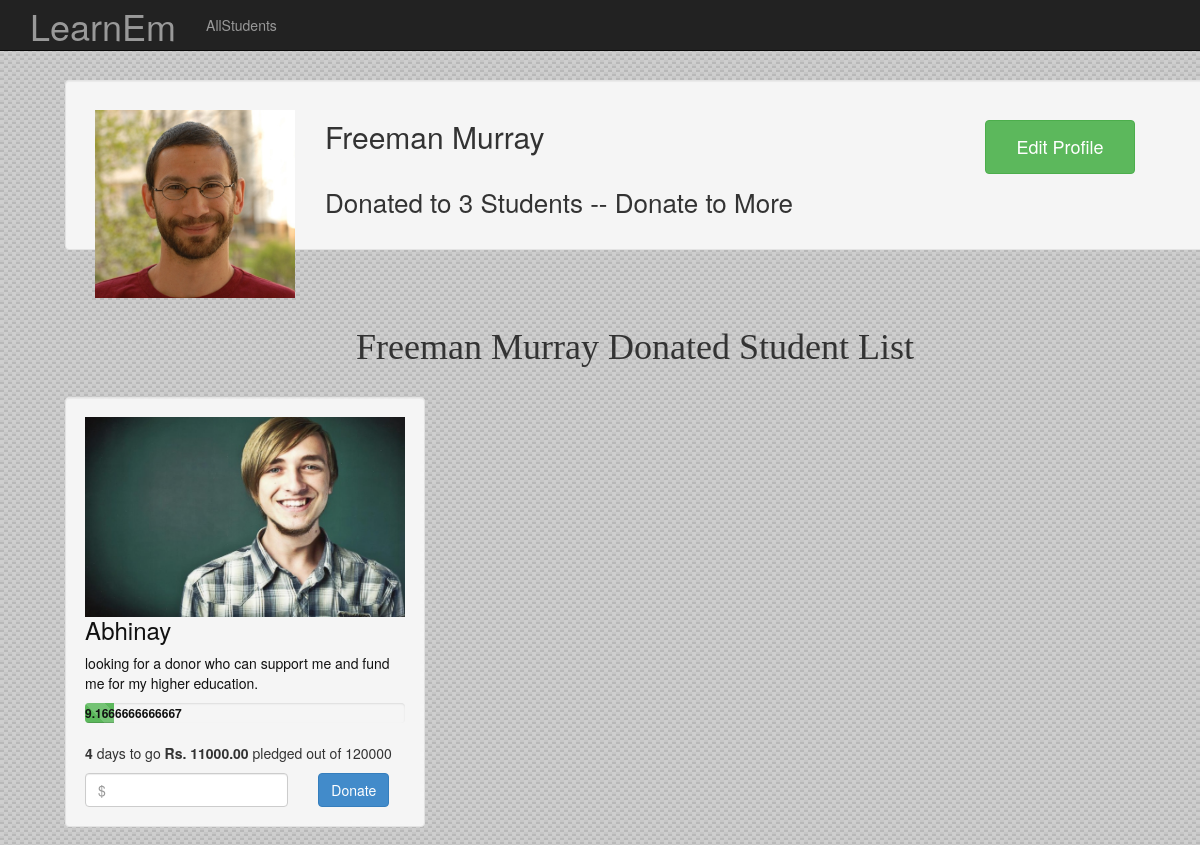
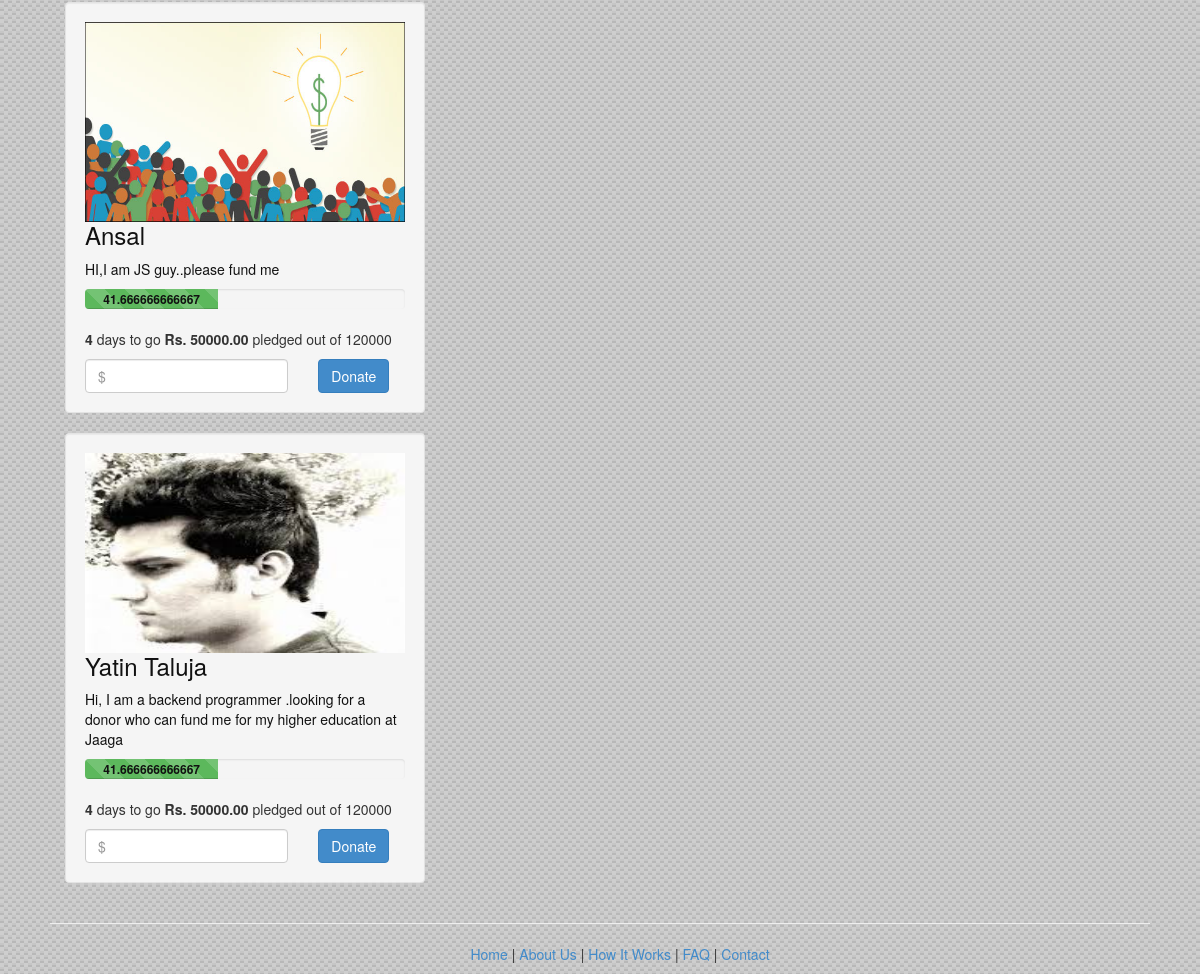
Screenshot of /userdashboard.php?U_id=2 with the database file from the repository (2 pictures, top to bottom).
### tables this page shows
CREATE TABLE `user` (
  `U_id` int(11) NOT NULL AUTO_INCREMENT,
  `name` varchar(100) NOT NULL,
  `password` varchar(20) NOT NULL,
  `email` varchar(255) NOT NULL,
  `date` timestamp NOT NULL DEFAULT CURRENT_TIMESTAMP,
  `image` blob,
  PRIMARY KEY (`U_id`),
  UNIQUE KEY `email` (`email`)
);

CREATE TABLE `student` (
  `S_id` int(20) NOT NULL AUTO_INCREMENT,
  `U_id` int(11) DEFAULT NULL,
  `sname` varchar(20) DEFAULT NULL,
  `gender` varchar(20) DEFAULT NULL,
  `email` varchar(320) DEFAULT NULL,
  `Phone_Number` int(20) DEFAULT NULL,
  `address` varchar(60) DEFAULT NULL,
  `pincode` int(10) DEFAULT NULL,
  `country` varchar(20) DEFAULT NULL,
  `course` varchar(20) DEFAULT NULL,
  `scholar_AMT` int(20) DEFAULT NULL,
  `para` varchar(500) DEFAULT NULL,
  `image_path` blob,
  `date` timestamp NOT NULL DEFAULT CURRENT_TIMESTAMP,
  PRIMARY KEY (`S_id`),
  UNIQUE KEY `email` (`email`),
  KEY `U_id` (`U_id`),
  CONSTRAINT `student_ibfk_1` FOREIGN KEY (`U_id`) REFERENCES `user` (`U_id`)
);

### model/user.php (called while the page is built, shortened)
<?php
		function userInfo($userId)
		{
			$db =dbopen();
			$sql = "select * from user where U_id=$userId";
			$result=$db->query($sql);
			$row=mysqli_fetch_array($result);
			return $row;
		}
	function getStudents($userId)
	{
		$db=dbopen();
		$sql="select * from donation inner join student on donation.S_id=student.S_id WHERE donation.U_id=$userId GROUP  BY donation.S_id";
		$list = mysqli_query($db,$sql) or die ("couldnt execute");
		while($rows= mysqli_fetch_assoc($list))
		{
			$data[] = array('U_id'=>$rows['U_id'],'sname'=>$rows['sname'],'para'=>$rows['para'],'date'=>$rows['date'],
				'amount'=>$rows['amount'],'scholar_AMT'=>$rows['scholar_AMT'],'S_id'=>$rows['S_id'],'image_path'=>$rows['image_path']);
		}
		return($data);
	}
?>

### model/student.php (called while the page is built, shortened)
<?php
    function getFundedAmount($S_id) {
        $db=dbopen();
        $sql = "select sum(amount) from donation where S_id=$S_id";
        $result = $db->query($sql);
        $sum = mysqli_fetch_array($result);
        return $sum['sum(amount)'];
    }
 ?>

### public/userdashboard.php (the view, shortened to what this page needs)
<?php
        include('../model/user.php');
        include ('../model/student.php');
        $U_id=$_GET['U_id'];
        $row= userInfo($U_id);
        $email=$row['email'];
        $url=get_gravatar($email);
?>
<!DOCTYPE html>
<html>
<head>
  <link href="./dist/css/bootstrap.css" rel="stylesheet">
  <link href="./dist/css/custom.css" rel="stylesheet" type='text/css'>
</head>
<body>
	<div class="navbar navbar-inverse navbar-fixed-top" role="navigation">
    	<div class="container">
    		<div class="navbar-header" style="height: 50px;">
        		<a class="navbar-brand" href="index.php"><h1 style="font-family:'KGSecondChancesSketch' cursive; margin-top: -9px;">LearnEm</h1></a>
        </div>
        <div class="collapse navbar-collapse">
            	<ul class="nav navbar-nav">
                <li><a href="listofstudents.php?U_id=<?php echo $U_id; ?>">AllStudents</a></li>
           		</ul>
        		<div class="navbar-collapse collapse">
            </div>
        </div>
      </div>
  </div>
<?php
$students=getStudents($U_id);
$noofStudents=count($students);
?>
  <div class="container">
 	  <div class="row">
    	<div class="col-md-12" >
     		<div class="well" >
        		<img src="<?php
                    if(empty($row['image'])){ echo $url;}
                    else{ echo $row['image'];}
             ?>" alt="Please Update Your Picture" width="200px" height="200px" style="margin:10px;    margin-right:30px;"/>
        		<button class="btn btn-success" style="font-family: verdana; float:right; margin-right:50px; width:150px; margin-top:20px;" data-toggle="modal" data-target="#myModal"><h4>Edit Profile</h4></button>
        		<h2><?php echo $row['name'];?> </h2>
        		<br>
        		<p style="font-size:26px" "text-type:bold">Donated to <?php echo $noofStudents ; ?> Students -- Donate to More</p>
      	</div>
    	</div>
    </div>
  	<div class="row">
    	<h1 style="text-align:center; font-family:Cabin Sketch"><?php echo $row['name'];?> Donated Student List</h1>
    	<br>
    </div>
    <?php
    foreach($students as $student):
            $profilelink='studentprofile.php?S_id='.$student['S_id'].'&U_id='.$U_id.'';
                $sum_amount=getFundedAmount($student['S_id']);
                $requiredamount = $student['scholar_AMT'];
                $percentage = (($sum_amount/$requiredamount)*100);
    ?>
  	<div class="row">
          <a href="<?php echo $profilelink; ?>" style="text-decoration:none;color:#111111;"/>
    	    <div class="col-md-4" >
        	<div class="well" >
          	 <img src=<?php echo $student['image_path']; ?> alt="donate"align="center" style="height:200px; width:320px" ></img>
          	 <br>
          	 <h3><?php echo $student['sname'];?></h3>
          	 <p ><?php echo $student['para'];?> </p></a>
          	 <div class="progress progress-striped">
          		  <div class="progress-bar progress-bar-success" role="progressbar" aria-valuenow="40" aria-valuemin="0" aria-    valuemax="100" style="width: <?php echo $percentage; ?>%">
              	 <b style="color:#111111;"><?php echo $percentage; ?> Complete</b>
           			</div>
          	 </div>
          	 <p style="text-align:left"><b>4</b> days to go <b><?php echo "Rs. ".$sum_amount;?></b>
                pledged out of <?php echo $requiredamount; ?>
              </p>
              <div class="row">
              <form method="POST" action="donate.php">
                <div class="col-md-8">
                <input type="text" name="amount" placeholder="$ " class="form-control input-md" >
                </div>
                <div class="col-md-4">
                <input type="submit" value="Donate" class="btn btn-primary">
                </div>
              </form>
              </div>
          </div>
     	    </div>
    </div>
    <?php endforeach; ?>
  </div>
  <hr>
  <div class="row">
    <footer class="footer" style="text-align:center" class="row">
      <nav>
        <ul>
          <a href="index.php">Home </a> |
          <a href= "#about">About Us</a> |
          <a href= "#hiw">How It Works</a> |
          <a href="#faq">FAQ</a> |
          <a href="#contact">Contact</a>
        </ul>
      </nav>
    </footer>
  </div>
</body>
</html>

### public/userdashboard.php (style rules this page uses)
body { background-repeat:repeat; padding-top: 80px; }
img { float:left; position: relative; display: block; height: auto; max-width: 100%; }

### rows the page displays
user: image (picture), name "Freeman Murray"
student: image_path (picture), sname "Abhinay", para "looking for a donor who can support me and fund me for my higher education.", percentage "9.1666666666667", sum_amount "11000.00", scholar_AMT "120000"
student: image_path (picture), sname "Ansal", para "HI,I am JS guy..please fund me", percentage "41.666666666667", sum_amount "50000.00", scholar_AMT "120000"
student: image_path (picture), sname "Yatin Taluja", para "Hi, I am a backend programmer .looking for a donor who can fund me for my higher education at Jaaga", percentage "41.666666666667", sum_amount "50000.00", scholar_AMT "120000"

### other values shown
$noofStudents "3"
